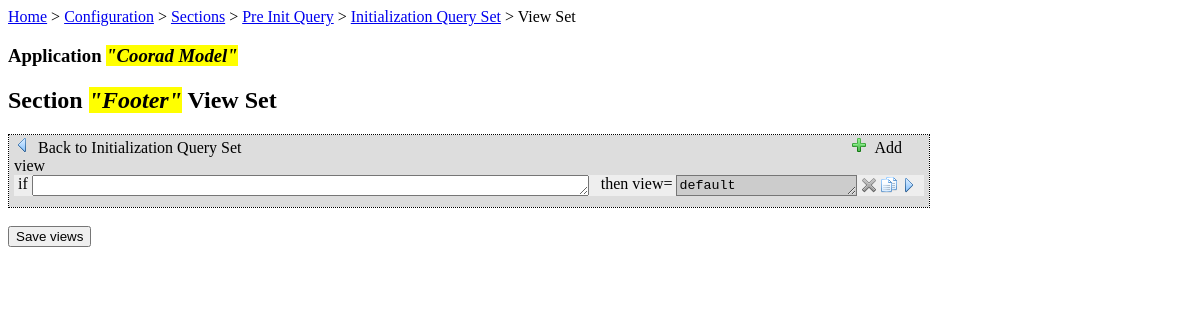
Page /section/section_view_selection.php?id=1751 on the committed database.
### tables this page shows
CREATE TABLE IF NOT EXISTS `gm_application` (
  `id` int(10) unsigned NOT NULL AUTO_INCREMENT,
  `name` varchar(255) NOT NULL,
  `description` varchar(1023) NOT NULL,
  `context_path` varchar(255) NOT NULL,
  `db_prefix` varchar(15) NOT NULL,
  `db_host` varchar(255) NOT NULL,
  `db_port` int(11) NOT NULL,
  `db_name` varchar(255) NOT NULL,
  `db_username` varchar(255) NOT NULL,
  `db_password` varchar(255) NOT NULL,
  PRIMARY KEY (`id`),
  UNIQUE KEY `context_path` (`context_path`)
);

CREATE TABLE IF NOT EXISTS `gm_section` (
  `id` int(10) unsigned NOT NULL AUTO_INCREMENT,
  `name` varchar(255) NOT NULL,
  `description` varchar(1023) NOT NULL,
  `command_pre_init_query` varchar(4095) NOT NULL DEFAULT '',
  `id_application` int(10) unsigned NOT NULL,
  PRIMARY KEY (`id`),
  KEY `id_application` (`id_application`)
);

CREATE TABLE IF NOT EXISTS `gm_section_view` (
  `id` int(10) unsigned NOT NULL AUTO_INCREMENT,
  `condition_string` varchar(1023) NOT NULL DEFAULT '',
  `view` varchar(255) NOT NULL DEFAULT 'default',
  `is_default` tinyint(1) NOT NULL DEFAULT '0',
  `html` text NOT NULL,
  `html_layout` text NOT NULL,
  `width` int(4) NOT NULL DEFAULT '0',
  `height` int(4) NOT NULL DEFAULT '0',
  `command_pre_layout` varchar(4095) NOT NULL DEFAULT '',
  `id_section` int(10) unsigned NOT NULL,
  PRIMARY KEY (`id`),
  KEY `id_section` (`id_section`)
);

### config.php (called while the page is built, shortened)
<?php
$CFG = new stdClass();
$CFG->dbHost = 'localhost';
$CFG->dbUsername = 'gm';
$CFG->dbPassword = 'gm';
$CFG->dbName = 'gm';
$CFG->dbPort = 3306;
$CFG->dbSocket = 0;
?>

### init.php (called while the page is built, shortened)
<?php
	require_once("db.php");
	require_once("config.php");
	$DB = new DB($CFG->dbHost, $CFG->dbUsername, $CFG->dbPassword, $CFG->dbName, $CFG->dbPort, $CFG->dbSocket);
?>

### db.php (called while the page is built, shortened)
<?php
class DB {
	private $dbHost;
	private $dbUsername;
	private $dbPassword;
	private $dbName;
	private $dbPort;
	private $dbSocket;
	public $conn;
	public function __construct($dbHost, $dbUsername, $dbPassword, $dbName, $dbPort, $dbSocket){
		$this->dbHost = $dbHost;
		$this->dbUsername = $dbUsername;
		$this->dbPassword = $dbPassword;
		$this->dbName = $dbName;
		$this->dbPort = $dbPort;
		$this->dbSocket = $dbSocket;
	}
	public function connect() {
		$this->conn = new mysqli($this->dbHost, $this->dbUsername, $this->dbPassword, $this->dbName, $this->dbPort, $this->dbSocket) or die (mysqli_error());
	}
	public function execute($sql) {
		$response = false;
		if ($this->conn) {
			$response = $this->conn->query($sql);
		}
		return $response;
	}
}
?>

### section/section_view_selection.php (the view, shortened to what this page needs)
<!DOCTYPE html>
<html>
<head>
  <link rel="stylesheet" type="text/css" href="/gm/css/style.css" />
</head>
<body>
<?php
	require_once("../init.php");
	if (!isset($_GET['id']) && !isset($_POST['id'])) {
		echo '<h2>Sorry, no section selected</h2>';
	}
	else {
		$sectionID = 0;
		if (isset($_GET['id'])) $sectionID = $_GET['id'];
		else $sectionID = $_POST['id'];
		$res = $DB->execute("SELECT name, description FROM gm_section WHERE id=".$sectionID);
		if (!$section = $res->fetch_object()) die('something wrong.');
		$sectionName = str_replace("'","&rsquo;",$section->name);
		$appID = 0;
		$appName = '';
		$res = $DB->execute("SELECT gm_application.id appId, gm_application.name appName, gm_application.context_path appContextPath FROM gm_section, gm_application WHERE gm_application.id = gm_section.id_application AND gm_section.id = ".$sectionID);
		if ($res) {
			while ($row = $res->fetch_object()) {
				$appID = $row->appId;
				$appName = $row->appName;
			}
		}
		$authorized = true;
?>
<div><a href="../index.php">Home</a> &gt; <a href="../application/?appId=<?php echo $appID; ?>">Configuration</a> &gt; <a href="index.php?appId=<?php echo $appID; ?>">Sections</a> &gt; <a href="section_pre_init_query.php?id=<?php echo $sectionID?>">Pre Init Query</a> &gt; <a href="section_init_query.php?id=<?php echo $sectionID?>">Initialization Query Set</a> &gt; View Set</div>
<h3 id="subtitlepage">Application <?php if ($appID != 0) echo '<i style="background-color:yellow;">"'.$appName.'"</i>'; ?></h3>
<h2 id="titlepage">Section <i style="background-color:yellow;">"<?php echo $sectionName?>"</i> View Set</h2>
<form id="form" action="section_view_selection.php" method="post">
	<div id="queries" style="border: dotted 1px; width:920px;">
		<div id="div_1" style="width:910px; background-color:#dddddd; padding-top:2px; padding-left:5px; padding-right:5px;" class="querysortable">
		<a style="text-decoration:none; color:black; padding-right:605px;" href="section_init_query.php?id=<?php echo $sectionID?>"><img src="/gm/img/backward.png" title="Back to Initialization Query Set"/>&nbsp;&nbsp;Back to Initialization Query Set</a>
		<img src="/gm/img/add.png" style="vertical-align:top; cursor:pointer;" class="piece_addable" title="Add view"/><span class="piece_addable" style="cursor:pointer;">&nbsp;&nbsp;Add view</span>
			<ul id="query_1" class="sortable" style="width:910px">
<?php
		$res = $DB->execute("SELECT id, condition_string, view, is_default FROM gm_section_view WHERE id_section=".$sectionID." ORDER BY id ASC");
		if($res){
			$r = 0;
			while ($row = $res->fetch_object()){
				$r++;
				$textarea_rows = 1 + floor(strlen($row->condition_string) / 67);
?>
			  <li style="background-color:#eeeeee; margin-bottom:1px;" title="<?php echo $row->id?>">
				&nbsp;if <textarea name="cond.1.<?php echo $r?>" cols="67" rows="<?php echo $textarea_rows;?>" class="editable" style="vertical-align:top; resize:vertical;"><?php echo $row->condition_string?></textarea>
				<?php if (!$row->is_default) { ?>
					&nbsp;&nbsp;then view= <textarea name="view.1.<?php echo $r?>" cols="20" rows="<?php echo $textarea_rows;?>" class="editable" style="vertical-align:top; resize:vertical;"><?php echo $row->view?></textarea>
					<img src="/gm/img/del.png" style="vertical-align:middle; cursor:pointer;" class="piece_deletable" title="Cancel this view (id=<?php echo $row->id?>)"/>
				<?php } else { ?>
					&nbsp;&nbsp;then view= <textarea name="view.1.<?php echo $r?>" cols="20" rows="<?php echo $textarea_rows;?>" class="editable" readonly style="vertical-align:top; resize:vertical; background-color:#cccccc;" /><?php echo $row->view?></textarea>
					<img src="/gm/img/del_deny.png" style="vertical-align:middle; cursor:pointer;" title="You can't cancel the default view (id=<?php echo $row->id?>)"/>
				<?php } ?>
<?php if ($authorized) { ?>
				<a href="section_view_selection.php?id=<?php echo $sectionID?>&duplicateid=<?php echo $row->id?>" onClick="return confirm('Do you really want to duplicate this view (id=<?php echo $row->id?>)?\nAll other chenges will be lost.');"><img src="/gm/img/duplicate.png" style="vertical-align:middle; cursor:pointer;" title="Duplicate this view (id=<?php echo $row->id?>)"/></a>
<?php } ?>
				<a href="section_pre_layout.php?id=<?php echo $row->id?>"><img src="/gm/img/forward.png" style="vertical-align:middle; cursor:pointer;" title="Select this view (id=<?php echo $row->id?>) to define its pre layout command set"/></a>
			  </li>
<?php
			}
		}
?>
			</ul>
			<div style="height:10px;">&nbsp;</div>
		</div>
	</div>
	<div>&nbsp;</div>
<?php if ($authorized) { ?>
	<button id="action" name="action" type="submit" value="save">Save views</button>
<?php } ?>
</form>
<?php
	}
?>
</body>
</html>

### css/style.css (style rules this page uses)
.sortable { list-style-type: none; margin: 0; padding: 0; }

### rows in the picture
gm_application: name "Coorad Model"
gm_section: name "Footer"
gm_section_view: condition_string+view "default", is_default 1 (drawn)
